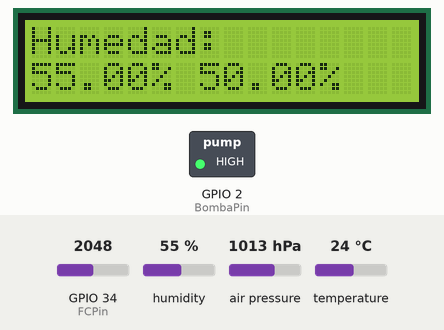
Bench run of a program on a simulated ESP32. Shown: 16×2 character LCD, switched loads named in the program (green lamp = pin HIGH). The test bench sets the inputs (shaded band); at power-on: GPIO 34 (FCPin) = 2048, humidity 55 %, temperature 24 °C, air pressure 1013 hPa. WiFi joins after 1.5 s; servers stay silent unless stated; uploads are accepted with an empty reply; what the program prints to the serial monitor is not drawn.

Above: at 9.8 s.
9.9 s: GPIO 34 (FCPin) set to 2017
At 12.3 s:
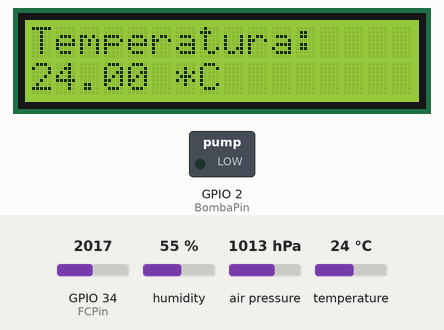
21.2 s: humidity set to 22 %
At 25.7 s:
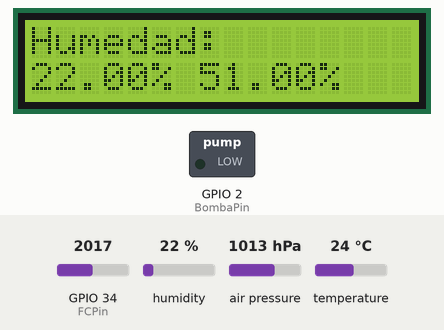
28.9 s: temperature set to 12 °C
At 39.2 s:
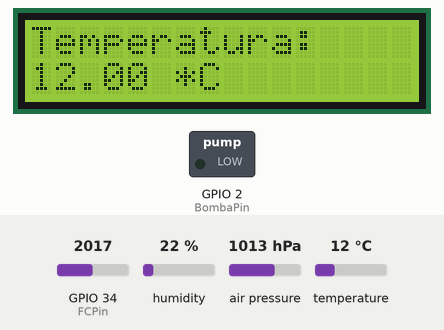
42.2 s: GPIO 34 (FCPin) set to 1228
At 47.0 s:
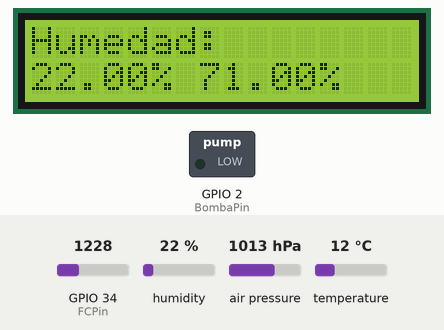
50.0 s: humidity set to 40 %
At 57.7 s:
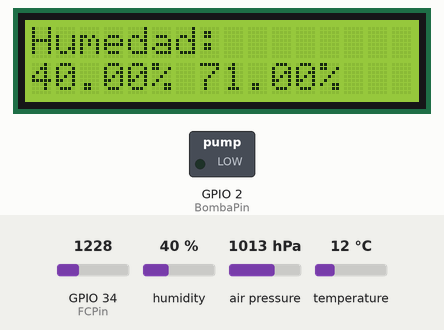
60.5 s: GPIO 34 (FCPin) set to 122
At 68.3 s:
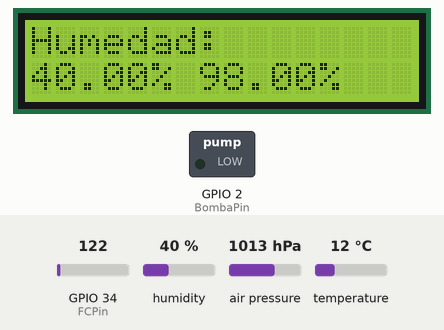
Timing chart, 0 to 69.8 s (numbered marks = the images above; inputs shaded):
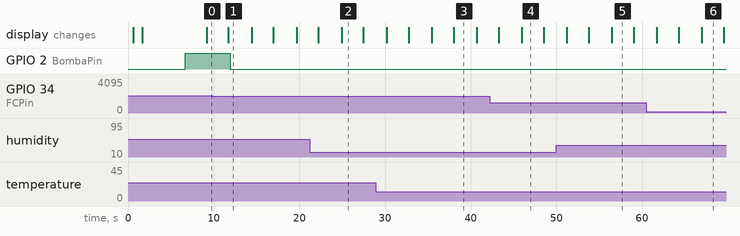

Measured:
- the behaviour switches between 2048 and 2047 on GPIO 34 (FCPin) (found by bisection; images 0 and 1)
- after the input at 9.9 s, GPIO 2 (BombaPin): HIGH → LOW after 2.0 s
- after the input at 21.2 s, the display: first differs from a run without the input after 3.8 s (image 2)
- after the input at 28.9 s, the display: first differs from a run without the input after 9.1 s (image 3)
- after the input at 42.2 s, the display: first differs from a run without the input after 3.8 s (image 4)
- after the input at 50.0 s, the display: first differs from a run without the input after 6.5 s (image 5)
- after the input at 60.5 s, the display: first differs from a run without the input after 6.5 s (image 6)

The program:

main.cpp
```cpp
#include <Arduino.h>
#include <DHT.h>
#include <WiFi.h>
#include <WebServer.h>
#include <HTTPClient.h>
#include <LiquidCrystal_I2C.h>
#include <Adafruit_BME280.h>

#define DHTTYPE DHT22
Adafruit_BME280 bme;

const int lcdColumns = 16;
const int lcdRows = 2;
LiquidCrystal_I2C lcd(0x27, lcdColumns, lcdRows);

const int BombaPin = 2;
const int DHTPin = 5;
const int FCPin = 34;

DHT dht(DHTPin, DHTTYPE);

const char* ssid = "SAMI-LAISHA";  // Tu SSID
const char* password = "lluvia1972";  //Tu Clave
WebServer server(80);

float hD = 0;
float hA = 0;
float t = 0;
float p = 0;

void handle_NotFound() {
    server.send(404, "text/plain", "La pagina no existe");
}

String SendHTML() {
    // Cabecera de todas las paginas WEB
    String ptr = "<!DOCTYPE html> <html>\n";

    // <meta> viewport. Para que la pagina se vea correctamente en cualquier dispositivo
    ptr += "<head><meta name=\"viewport\" content=\"width=device-width, initial-scale=1.0, user-scalable=no\", charset=\"UTF-8\">\n";
    ptr += "<title>Control Humedad</title>\n";
    ptr += "<style>html { font-family: Helvetica; display: inline-block; margin: 0px auto; text-align: center;}\n";
    ptr += "body{margin-top: 50px;} h1 {color: #444444;margin: 50px auto 30px;} h3 {color: #444444;margin-bottom: 50px;}\n";
    ptr += ".button {display: block;width: 80px;background-color: #3498db;border: none;color: white;padding: 13px 30px;text-decoration: none;font-size: 25px;margin: 0px auto 35px;cursor: pointer;border-radius: 4px;}\n";
    ptr += "p {font-size: 20px;color: #888;margin-bottom: 10px;}\n";
    ptr += "</style>\n";
    ptr += "<script>function refreshPage() { location.reload(); }</script>\n"; // Script de actualización
    ptr += "</head>\n";
    ptr += "<body>\n";
    /*
     * Encabezados de la pagina
     */
    ptr += "<h1>ESP32 WEB Server</h1>\n";

    ptr += "<p>Temperatura: ";
    ptr += t;
    ptr +=" °C</p>";

    ptr += "<p>Humedad en tierra: ";
    ptr += hD;
    ptr +="%</p>";

    ptr += "<p>Humedad en aire: ";
    ptr += hA;
    ptr +="%</p>";

    ptr += "<script>setTimeout(refreshPage, 1000);</script>\n"; // Actualiza cada 5 segundos
    ptr += "</body>\n";
    ptr += "</html>\n";
    return ptr;
}

void handle_OnConnect() {
    server.send(200, "text/html", SendHTML());
}

void apiConection() {
    HTTPClient http;
    String data = "ha=" + String(hA) + "&hd=" + String(hD) + "&t=" + String(t) + "&p=" + String(p);
    http.begin("http://192.168.137.19/ServicioRedNeuronal/iotDataSensors.php");
    http.addHeader("Content-Type", "application/x-www-form-urlencoded");
    int httpCode = http.POST(data);

    if (httpCode > 0) {
        Serial.println("HTTP - " + String(httpCode));
        if (httpCode == 200){
            String request = http.getString();
            Serial. println (request);
        }
    } else {
        Serial.println("HTTP - " + String(httpCode));
    }
    http.end();
}

void setup() {
    pinMode(BombaPin, OUTPUT);
    Serial.begin(115200);
    lcd.init();
    lcd.backlight();

    Serial.println("Sensores RL");
    dht.begin();

    if (!bme.begin()) {
        Serial.println("No se pudo encontrar el sensor BME280");
        while (1);
    }

    WiFi.mode(WIFI_STA);
    WiFi.begin(ssid, password);
    Serial.println("");
    int intento = 0;
    // Wait for connection
    while (WiFi.status() != WL_CONNECTED) {
        delay(500);
        Serial.print(".");
        lcd.setCursor(0, 0);
        lcd.print("Buscando red:");
        lcd.setCursor(0, 1);
        lcd.println(ssid);
        if (intento >= 20)
            break;
        intento++;
    }
    if (WiFi.status() == WL_CONNECTED) {
        lcd.clear();
        Serial.println("");
        Serial.print("Conectado a ");
        Serial.println(ssid);
        Serial.print("Direccion IP: ");
        Serial.println(WiFi.localIP());
        lcd.setCursor(0, 0);
        lcd.print("Direccion IP:");
        lcd.setCursor(0, 1);
        lcd.println(WiFi.localIP());

        server.on("/", handle_OnConnect); // 1
        server.onNotFound(handle_NotFound); // 3

        server.begin();
        Serial.println("Servidor HTTP iniciado");
        delay(5000);
    }
}

void loop() {
    hD = map(analogRead(FCPin), 0, 4095, 100, 0);
    hA = dht.readHumidity();
    t = dht.readTemperature();
    server.handleClient();

    if (hD > 50) {
        digitalWrite(BombaPin, LOW);
    } else {
        digitalWrite(BombaPin, HIGH);
    }

    delay(2500);
    lcd.clear();
    if (isnan(hA) || isnan(t)) {
        lcd.setCursor(0, 0);
        lcd.println("Failed to read from DHT sensor!");
        Serial.print("Failed to read from DHT sensor!");
        return;
    }
    lcd.setCursor(0, 0);
    lcd.print("Humedad:");
    lcd.setCursor(0, 1);
    lcd.print(hA);
    lcd.print("% ");
    lcd.print(hD);
    lcd.print("%");

    delay(2500);
    lcd.clear();
    lcd.setCursor(0, 0);
    lcd.print("Temperatura: ");
    lcd.setCursor(0, 1);
    lcd.print(t);
    lcd.print(" *C");
    p = bme.readPressure()/100;
    apiConection();
}
```
